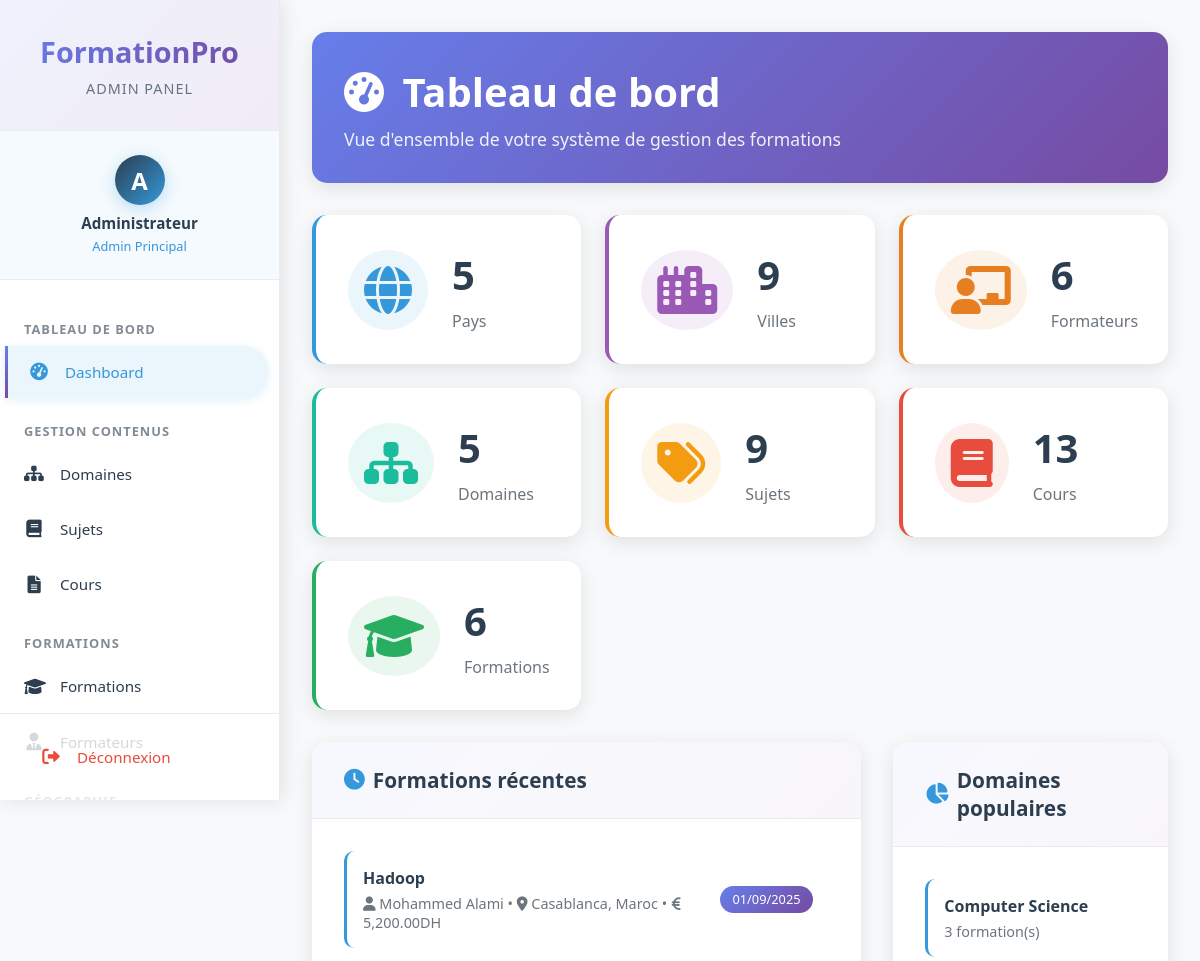
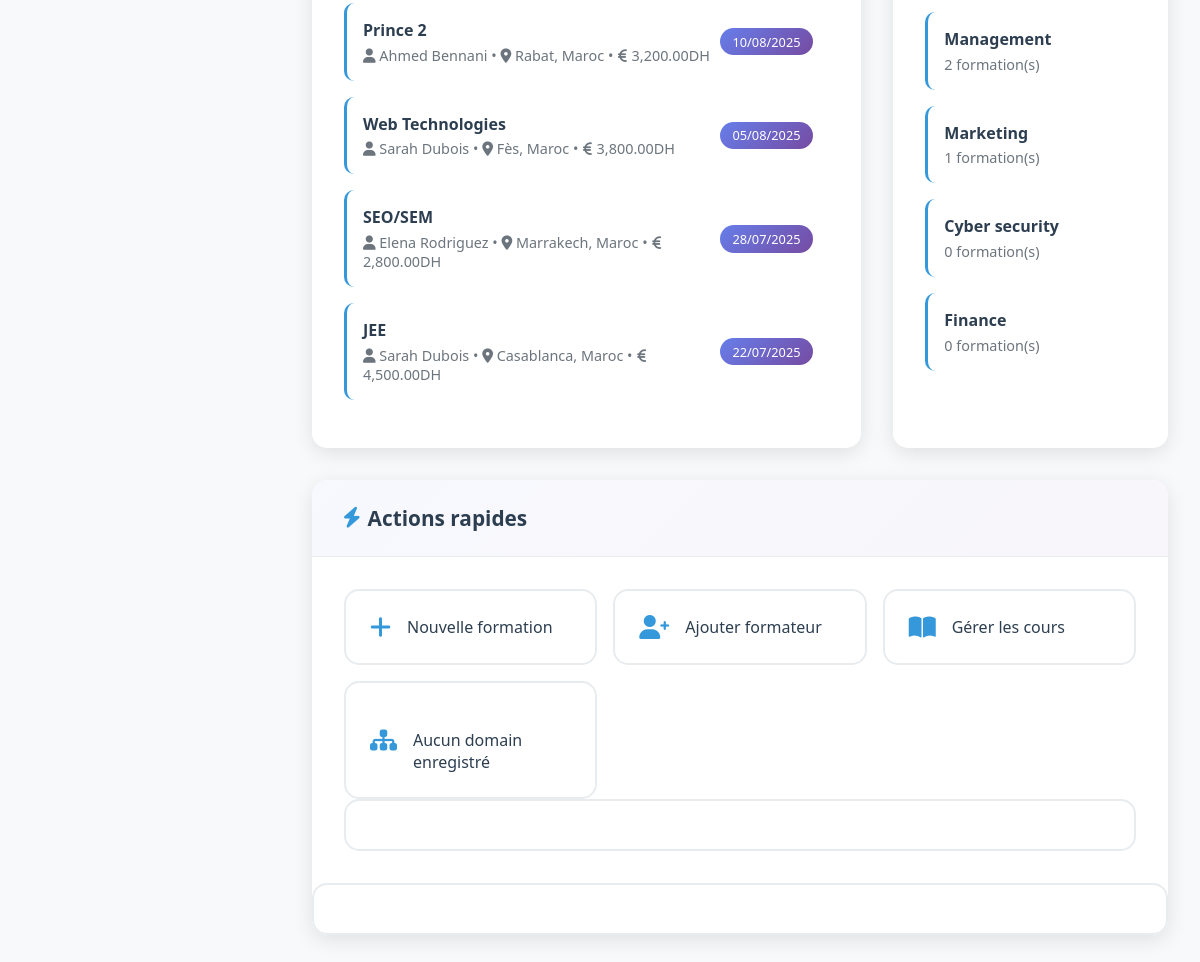
The page /pages/admin/dashboard.php (signed in) on the database its author committed (2 pictures, top to bottom).
### tables this page shows
CREATE TABLE `formations` (
  `id` int(11) NOT NULL,
  `cours_id` int(11) NOT NULL,
  `ville_id` int(11) NOT NULL,
  `formateur_id` int(11) NOT NULL,
  `date_formation` date NOT NULL,
  `heure_debut` time DEFAULT '09:00:00',
  `heure_fin` time DEFAULT '17:00:00',
  `prix` decimal(10,2) NOT NULL,
  `prix_devise` varchar(3) DEFAULT 'MAD',
  `type_formation` enum('presentiel','distanciel') NOT NULL DEFAULT 'presentiel',
  `nombre_places_max` int(11) DEFAULT 20,
  `nombre_inscrits` int(11) DEFAULT 0,
  `statut` enum('planifiee','en_cours','terminee','annulee') DEFAULT 'planifiee',
  `created_at` timestamp NOT NULL DEFAULT current_timestamp(),
  `updated_at` timestamp NOT NULL DEFAULT current_timestamp() ON UPDATE current_timestamp()
);

CREATE TABLE `cours` (
  `id` int(11) NOT NULL,
  `nom_cours` varchar(100) NOT NULL,
  `description` text DEFAULT NULL,
  `sujet_id` int(11) NOT NULL,
  `duree_jours` int(11) DEFAULT 1,
  `created_at` timestamp NOT NULL DEFAULT current_timestamp(),
  `updated_at` timestamp NOT NULL DEFAULT current_timestamp() ON UPDATE current_timestamp()
);

CREATE TABLE `formateurs` (
  `id` int(11) NOT NULL,
  `nom_formateur` varchar(100) NOT NULL,
  `email_formateur` varchar(100) NOT NULL,
  `telephone` varchar(20) DEFAULT NULL,
  `specialite` varchar(200) DEFAULT NULL,
  `experience_annees` int(11) DEFAULT 0,
  `created_at` timestamp NOT NULL DEFAULT current_timestamp(),
  `updated_at` timestamp NOT NULL DEFAULT current_timestamp() ON UPDATE current_timestamp()
);

CREATE TABLE `villes` (
  `id` int(11) NOT NULL,
  `nom_ville` varchar(100) NOT NULL,
  `pays_id` int(11) NOT NULL,
  `created_at` timestamp NOT NULL DEFAULT current_timestamp(),
  `updated_at` timestamp NOT NULL DEFAULT current_timestamp() ON UPDATE current_timestamp()
);

CREATE TABLE `pays` (
  `id` int(11) NOT NULL,
  `nom_pays` varchar(100) NOT NULL,
  `created_at` timestamp NOT NULL DEFAULT current_timestamp(),
  `updated_at` timestamp NOT NULL DEFAULT current_timestamp() ON UPDATE current_timestamp()
);

### pages/admin/dashboard.php (the view, shortened to what this page needs)
<?php
require_once('../../includes/admin_sidebar.php');
$conn = db_connect();
try {
    $stats = [];
    $stats['pays'] = $conn->query("SELECT COUNT(*) FROM pays")->fetchColumn();
    $stats['villes'] = $conn->query("SELECT COUNT(*) FROM villes")->fetchColumn();
    $stats['formateurs'] = $conn->query("SELECT COUNT(*) FROM formateurs")->fetchColumn();
    $stats['domaines'] = $conn->query("SELECT COUNT(*) FROM domaines")->fetchColumn();
    $stats['sujets'] = $conn->query("SELECT COUNT(*) FROM sujets")->fetchColumn();
    $stats['cours'] = $conn->query("SELECT COUNT(*) FROM cours")->fetchColumn();
    $stats['formations'] = $conn->query("SELECT COUNT(*) FROM formations")->fetchColumn();
    $formations_recentes = $conn->query("
        SELECT f.*, c.nom_cours, v.nom_ville, p.nom_pays, fo.nom_formateur
        FROM formations f
        JOIN cours c ON f.cours_id = c.id
        JOIN villes v ON f.ville_id = v.id
        JOIN pays p ON v.pays_id = p.id
        JOIN formateurs fo ON f.formateur_id = fo.id
        ORDER BY f.date_formation DESC
        LIMIT 5
    ")->fetchAll(PDO::FETCH_ASSOC);
    $domaines_populaires = $conn->query("
        SELECT d.nom_domaine, COUNT(f.id) as count
        FROM domaines d
        LEFT JOIN sujets s ON d.id = s.domaine_id
        LEFT JOIN cours c ON s.id = c.sujet_id
        LEFT JOIN formations f ON c.id = f.cours_id
        GROUP BY d.id, d.nom_domaine
        ORDER BY count DESC
        LIMIT 5
    ")->fetchAll(PDO::FETCH_ASSOC);
} catch (PDOException $e) {
    $error = "Erreur lors de la récupération des données : " . $e->getMessage();
}
?>
<!DOCTYPE html>
<html lang="fr">
<head>
    <link rel="stylesheet" href="https://cdnjs.cloudflare.com/ajax/libs/font-awesome/6.0.0/css/all.min.css">
</head>
<body>
    <main class="main-content">
        <div class="page-header">
            <h1 class="page-title">
                <i class="fas fa-tachometer-alt" style="margin-right: 0.5rem;"></i>
                Tableau de bord
            </h1>
            <p class="page-subtitle">Vue d'ensemble de votre système de gestion des formations</p>
        </div>
        <?php if (isset($error)): ?>
            <div class="alert alert-danger">
                <?php echo htmlspecialchars($error); ?>
            </div>
        <?php else: ?>
        <div class="stats-grid">
            <div class="stat-card pays">
                <div class="stat-icon">
                    <i class="fas fa-globe"></i>
                </div>
                <div class="stat-info">
                    <div class="stat-number"><?php echo $stats['pays']; ?></div>
                    <div class="stat-label">Pays</div>
                </div>
            </div>
            <div class="stat-card villes">
                <div class="stat-icon">
                    <i class="fas fa-city"></i>
                </div>
                <div class="stat-info">
                    <div class="stat-number"><?php echo $stats['villes']; ?></div>
                    <div class="stat-label">Villes</div>
                </div>
            </div>
            <div class="stat-card formateurs">
                <div class="stat-icon">
                    <i class="fas fa-chalkboard-teacher"></i>
                </div>
                <div class="stat-info">
                    <div class="stat-number"><?php echo $stats['formateurs']; ?></div>
                    <div class="stat-label">Formateurs</div>
                </div>
            </div>
            <div class="stat-card domaines">
                <div class="stat-icon">
                    <i class="fas fa-sitemap"></i>
                </div>
                <div class="stat-info">
                    <div class="stat-number"><?php echo $stats['domaines']; ?></div>
                    <div class="stat-label">Domaines</div>
                </div>
            </div>
            <div class="stat-card sujets">
                <div class="stat-icon">
                    <i class="fas fa-tags"></i>
                </div>
                <div class="stat-info">
                    <div class="stat-number"><?php echo $stats['sujets']; ?></div>
                    <div class="stat-label">Sujets</div>
                </div>
            </div>
            <div class="stat-card cours">
                <div class="stat-icon">
                    <i class="fas fa-book"></i>
                </div>
                <div class="stat-info">
                    <div class="stat-number"><?php echo $stats['cours']; ?></div>
                    <div class="stat-label">Cours</div>
                </div>
            </div>
            <div class="stat-card formations">
                <div class="stat-icon">
                    <i class="fas fa-graduation-cap"></i>
                </div>
                <div class="stat-info">
                    <div class="stat-number"><?php echo $stats['formations']; ?></div>
                    <div class="stat-label">Formations</div>
                </div>
            </div>
        </div>
        <div class="dashboard-grid">
            <div class="dashboard-card">
                <div class="card-header">
                    <h3 class="card-title">
                        <i class="fas fa-clock"></i>
                        Formations récentes
                    </h3>
                </div>
                <div class="card-content">
                    <?php if (!empty($formations_recentes)): ?>
                        <?php foreach ($formations_recentes as $formation): ?>
                            <div class="formation-item">
                                <div class="formation-info">
                                    <div class="formation-title"><?php echo htmlspecialchars($formation['nom_cours']); ?></div>
                                    <div class="formation-details">
                                        <i class="fas fa-user"></i> <?php echo htmlspecialchars($formation['nom_formateur']); ?> •
                                        <i class="fas fa-map-marker-alt"></i> <?php echo htmlspecialchars($formation['nom_ville'] . ', ' . $formation['nom_pays']); ?> •
                                        <i class="fas fa-euro-sign"></i> <?php echo number_format($formation['prix'], 2); ?>DH
                                    </div>
                                </div>
                                <div class="formation-date">
                                    <?php echo date('d/m/Y', strtotime($formation['date_formation'])); ?>
                                </div>
                            </div>
                        <?php endforeach; ?>
                    <?php endif; ?>
                </div>
            </div>
            <div class="dashboard-card">
                <div class="card-header">
                    <h3 class="card-title">
                        <i class="fas fa-chart-pie"></i>
                        Domaines populaires
                    </h3>
                </div>
                <div class="card-content">
                    <?php if (!empty($domaines_populaires)): ?>
                        <?php foreach ($domaines_populaires as $domaine): ?>
                            <div class="formation-item">
                                <div class="formation-info">
                                    <div class="formation-title"><?php echo htmlspecialchars($domaine['nom_domaine']); ?></div>
                                    <div class="formation-details">
                                        <?php echo $domaine['count']; ?> formation(s)
                                    </div>
                                </div>
                            </div>
                        <?php endforeach; ?>
                    <?php else: ?>
                        <p style="text-align: center; color: #6c757d;">Aucune donnée disponible</p>
                    <?php endif; ?>
                </div>
            </div>
        </div>
        <div class="dashboard-card quick-actions">
            <div class="card-header">
                <h3 class="card-title">
                    <i class="fas fa-bolt"></i>
                    Actions rapides
                </h3>
            </div>
            <div class="card-content">
                <div class="actions-grid">
                    <a href="formation_admin.php" class="action-btn">
                        <i class="fas fa-plus"></i>
                        Nouvelle formation
                    </a>
                    <a href="formateurs.php" class="action-btn">
                        <i class="fas fa-user-plus"></i>
                        Ajouter formateur
                    </a>
                    <a href="cours.php" class="action-btn">
                        <i class="fas fa-book-open"></i>
                        Gérer les cours
                    </a>
                    <a href="domains.php" class="action-btn">
                        <i class="fas fa-sitemap"></i>
                        <br>
                            Aucun domain enregistré
                    <?php endif; ?>
                </div>
            </div>

### rows shown on the page
formations: cours.nom_cours "Hadoop", formateur.nom_formateur "Mohammed Alami", ville.nom_pays "Casablanca, Maroc", prix "5,200.00", date_formation "01/09/2025"
formations: cours.nom_cours "Prince 2", formateur.nom_formateur "Ahmed Bennani", ville.nom_pays "Rabat, Maroc", prix "3,200.00", date_formation "10/08/2025"
formations: cours.nom_cours "Web Technologies", formateur.nom_formateur "Sarah Dubois", ville.nom_pays "Fès, Maroc", prix "3,800.00", date_formation "05/08/2025"
formations: cours.nom_cours "SEO/SEM", formateur.nom_formateur "Elena Rodriguez", ville.nom_pays "Marrakech, Maroc", prix "2,800.00", date_formation "28/07/2025"
formations: cours.nom_cours "JEE", formateur.nom_formateur "Sarah Dubois", ville.nom_pays "Casablanca, Maroc", prix "4,500.00", date_formation "22/07/2025"

### other values the page prints
$stats['pays'] "5"
$stats['villes'] "9"
$stats['formateurs'] "6"
$stats['domaines'] "5"
$stats['sujets'] "9"
$stats['cours'] "13"
$stats['formations'] "6"
$domaine['nom_domaine'] "Computer Science"
$domaine['count'] "3"
$domaine['nom_domaine'] "Management"
$domaine['count'] "2"
$domaine['nom_domaine'] "Marketing"
$domaine['count'] "1"
$domaine['nom_domaine'] "Cyber security"
$domaine['count'] "0"
